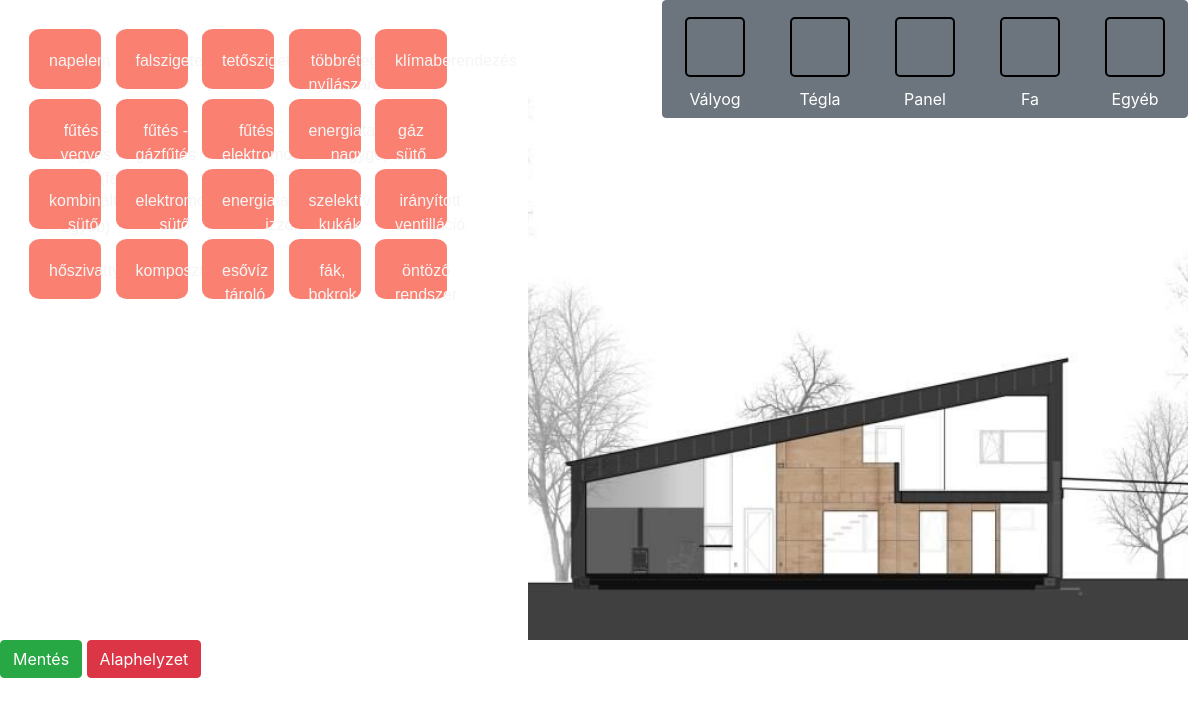
The page / on the database its author committed.
### tables this page shows
CREATE TABLE `house_option` (
  `id` int(11) NOT NULL,
  `name` varchar(255) NOT NULL,
  `green_index` float NOT NULL,
  `icon` blob DEFAULT NULL
);

CREATE TABLE `house_type` (
  `id` int(11) NOT NULL,
  `name` varchar(45) NOT NULL,
  `green_index` float NOT NULL,
  `icon` blob DEFAULT NULL
);

### Database.php (called while the page is built, shortened)
<?php
class Database {
    private $host, $database, $username, $password, $connection;
    public function __construct($host = "localhost", $username = "root", $password = "", $database = "Deszk") {
        $this->host = $host;
        $this->database = $database;
        $this->username = $username;
        $this->password = $password;
    }
    private function open() {
        $this->connection = new mysqli($this->host, $this->username, $this->password, $this->database);
    }
    public function query($query) {
        return $this->connection->query($query);
    }
}

### Controller.php (called while the page is built, shortened)
<?php
require 'Model.php';
class Controller {
    public function getHouseOptions()
    {
        $model = new Model;
        $result = $model->getHouseOptions();
        return $this->toArray($result);
    }
    private function toArray($result)
    {
        $rows = [];
        while($row = mysqli_fetch_array($result))
        {
            $rows[] = $row;
        }
        return $rows;
    }
    public function getHouseTypes()
    {
        $model = new Model;
        $result = $model->getHouseTypes();
        return $this->toArray($result);
    }
}

### Model.php (called while the page is built, shortened)
<?php
require 'Database.php';
class Model
{
    private $connection;
    public function __construct()
    {
        $this->connection = new Database;
    }
    public function getHouseOptions()
    {
        $query = 'SELECT * FROM `house_option`';
        $result = $this->connection->query($query);
        return $result;
    }
    public function getHouseTypes()
    {
        $query = 'SELECT * FROM `house_type`';
        $result = $this->connection->query($query);
        return $result;
    }
}

### index.php (the view, shortened to what this page needs)
<?php
  require 'Controller.php';
  $controller = new Controller;
  $houseOptions = $controller->getHouseOptions();
  $houseTypes = $controller->getHouseTypes();
?>
<!DOCTYPE html>
<html lang="en">
<head>
    <link rel="stylesheet" href="https://stackpath.bootstrapcdn.com/bootstrap/4.5.2/css/bootstrap.min.css">
    <link rel="stylesheet" href="css/style.css">
</head>
<body>
    <div class="boxes">
        <section id="drag">
          <?php
          foreach($houseOptions as $option) :
          ?>
            <div class="houseOption" data-option-id="<?php echo $option['id']; ?>" data-green-index="<?php echo $option['green_index']; ?>" draggable="true">
            <p>
            <?php echo $option['name']; ?>
            </p>
            </div>
          <?php
          endforeach;
          ?>
        </section>
        <section id="drop">
            <div class="wall">
              <div class="btn-group btn-group-toggle" data-toggle="buttons">
                <?php
                foreach($houseTypes as $type) :
                ?>
                  <label class="btn btn-secondary">
                    <span class="wall-item">
                    </span>
                    <?php echo $type['name']; ?>
                  </label>
                <?php
                endforeach;
                ?>
              </div>
            </div>
        </section>
      </div>
      <footer>
        <button class="btn btn-success" id="saveBtn">Mentés</button>
        <button class="btn btn-danger" onclick="location.reload()">Alaphelyzet</button>
      </footer>
</body>
</html>

### css/style.css (style rules this page uses)
.boxes { width: 100vw; display: flex; }
#drag { width: 40vw; margin: 2vw }
#drop { background: center / cover no-repeat url('../img/house.jpg'); height: 80vh; width: 55vw; }
.houseOption { font-size: 16px; background: salmon; width: 6vw; height: 5vw; display: inline-flex; margin: 5px; text-align: center; border-radius: 15%; padding: 20px; font-family: Arial, Helvetica, sans-serif; color: whitesmoke; }
.wall { display: flex; float: right; }
.wall-item { border: 2px solid black; border-radius: 5px; width: 5vw; height: 5vw; margin: 10px; display: block; }
footer { width: 100vw; display: block; }

### rows shown on the page
house_option: name "napelem"
house_option: name "falszigetelés"
house_option: name "tetőszigetelés"
house_option: name "többrétegű nyílászárók"
house_option: name "klímaberendezés"
house_option: name "fűtés - vegyes…"
house_option: name "fűtés - gázfűtés"
house_option: name "fűtés - elektromos…"
house_option: name "energiatakarékos nagygépek"
house_option: name "gáz sütő"
house_option: name "kombinált sütő"
house_option: name "elektromos sütő"
house_option: name "energiatakarékos izzók"
house_option: name "szelektív kukák"
house_option: name "irányított ventilláció"
house_option: name "hőszivattyú"
house_option: name "komposztáló"
house_option: name "esővíz tároló"
house_option: name "fák, bokrok"
house_option: name "öntöző rendszer"
house_type: name "Vályog"
house_type: name "Tégla"
house_type: name "Panel"
house_type: name "Fa"
house_type: name "Egyéb"
